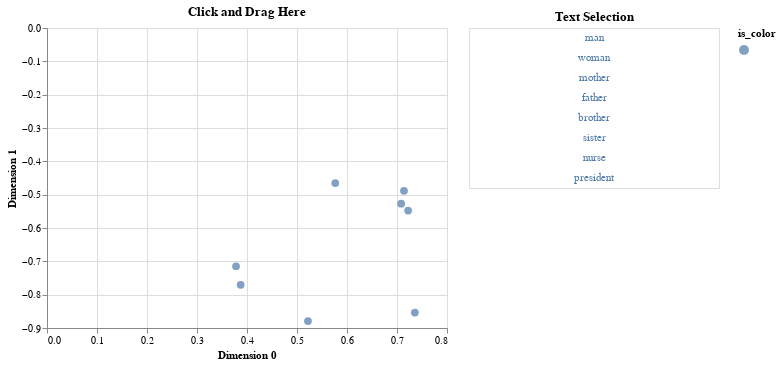

The notebook cell this image was saved under:
### Code cell
# 拡大・縮小・移動ができない代わりに、boxを作成するとその範囲内の単語を表示してくれる
embeddings.plot_brush(color="is_color")

### Figure 1 — Vega-Lite specification as saved in the notebook (floating-point values rounded to 4 significant figures)
{"config": {"view": {"continuousWidth": 400, "continuousHeight": 300}}, "hconcat": [{"mark": {"type": "circle", "size": 60}, "encoding": {"color": {"field": "is_color", "type": "nominal"}, "tooltip": [{"field": "name", "type": "nominal"}, {"field": "original", "type": "nominal"}], "x": {"axis": {"title": "Dimension 0"}, "field": "x_axis", "type": "quantitative"}, "y": {"axis": {"title": "Dimension 1"}, "field": "y_axis", "type": "quantitative"}}, "selection": {"selector003": {"type": "interval", "on": "[mousedown[!event.shiftKey], mouseup] > mousemove", "translate": "[mousedown[!event.shiftKey], mouseup] > mousemove!"}}, "title": "Click and Drag Here"}, {"mark": "text", "encoding": {"color": {"field": "is_color", "type": "nominal"}, "text": {"field": "original", "type": "nominal"}, "y": {"axis": null, "field": "row_number", "type": "ordinal"}}, "title": "Text Selection", "transform": [{"window": [{"op": "row_number", "field": "", "as": "row_number"}]}, {"filter": {"selection": "selector003"}}, {"window": [{"op": "rank", "field": "row_number", "as": "rank"}]}, {"filter": "(datum.rank < 15)"}], "width": 250}], "data": {"name": "data-d439ceeed7e2ad4049e12a04767826f9"}, "$schema": "https://vega.github.io/schema/vega-lite/v4.17.0.json", "datasets": {"data-d439ceeed7e2ad4049e12a04767826f9": [{"x_axis": 0.7357, "y_axis": -0.8538, "name": "man", "original": "man", "is_color": ""}, {"x_axis": 0.5219, "y_axis": -0.8793, "name": "woman", "original": "woman", "is_color": ""}, {"x_axis": 0.714, "y_axis": -0.4884, "name": "mother", "original": "mother", "is_color": ""}, {"x_axis": 0.7222, "y_axis": -0.5477, "name": "father", "original": "father", "is_color": ""}, {"x_axis": 0.7083, "y_axis": -0.5269, "name": "brother", "original": "brother", "is_color": ""}, {"x_axis": 0.5765, "y_axis": -0.4652, "name": "sister", "original": "sister", "is_color": ""}, {"x_axis": 0.3873, "y_axis": -0.7706, "name": "nurse", "original": "nurse", "is_color": ""}, {"x_axis": 0.3781, "y_axis": -0.7148, "name": "president", "original": "president", "is_color": ""}]}}
